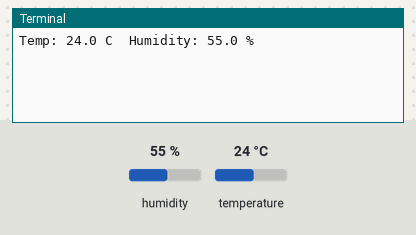
The program below on a simulated Raspberry Pi (BCM pin numbers). Shown: the last lines printed to the terminal. Inputs (shaded band) come from the test bench; at power-on: humidity 55 %, temperature 24 °C.

Above: at 1.2 s.
1.3 s: humidity set to 22 %
At 2.9 s:
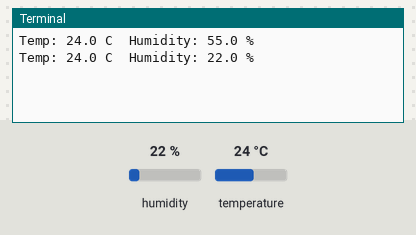
3.4 s: temperature set to 12 °C
At 4.8 s:
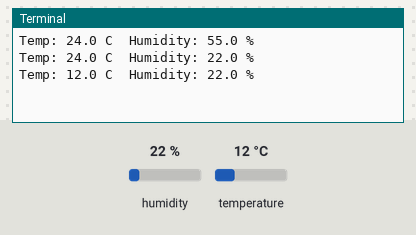
5.5 s: humidity set to 40 %
At 7.9 s:
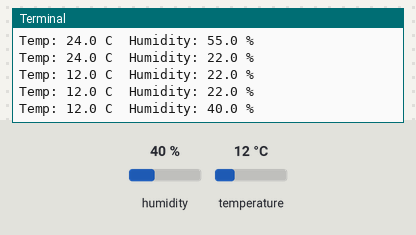
Timing chart, 0 to 9.4 s (numbered marks = the images above; inputs shaded):
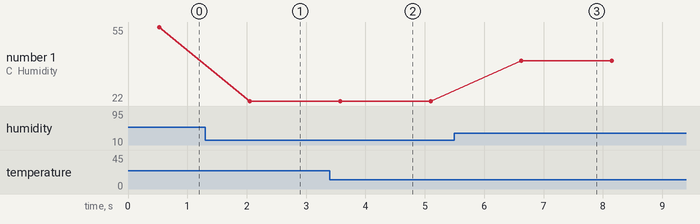

The program:

temphumid.py
```python
import sys
import Adafruit_DHT
import time

while True:

    humidity, temperature = Adafruit_DHT.read_retry(11, 22)

    print("Temp: {0:0.1f} C  Humidity: {1:0.1f} %".format(temperature, humidity))
    time.sleep(1)
```

Measured:
- after the input at 1.3 s, the terminal: prints a new line after 0.75 s (image 1)
- after the input at 3.4 s, the terminal: prints a new line after 0.18 s (image 2)
- after the input at 5.5 s, the terminal: prints a new line after 1.1 s (image 3)
- plotted number 1: 55 → 22 after the input at 1.3 s, 22 → 40 after the input at 5.5 s
